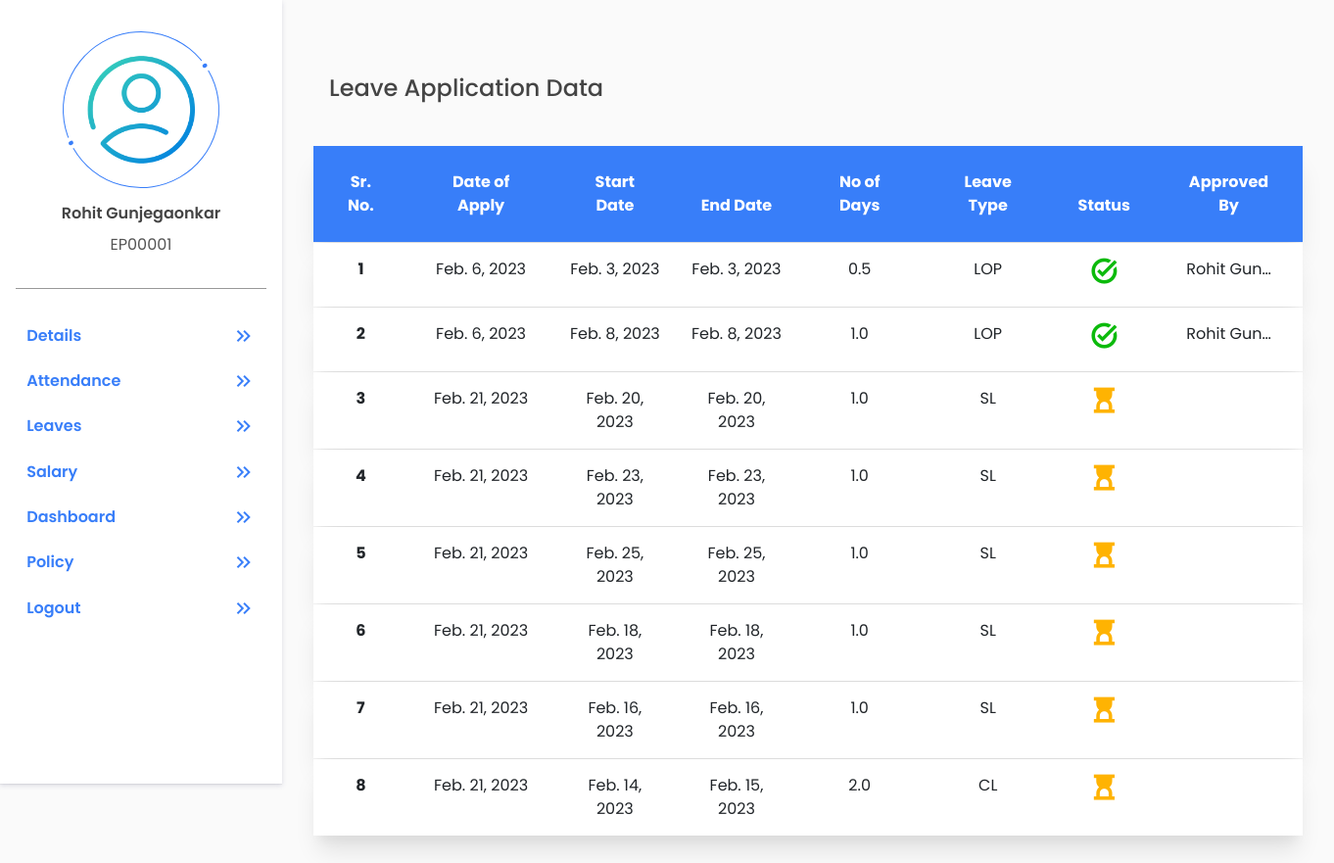
Page /accounts/leave-history/ (signed in) on the earlier database version.
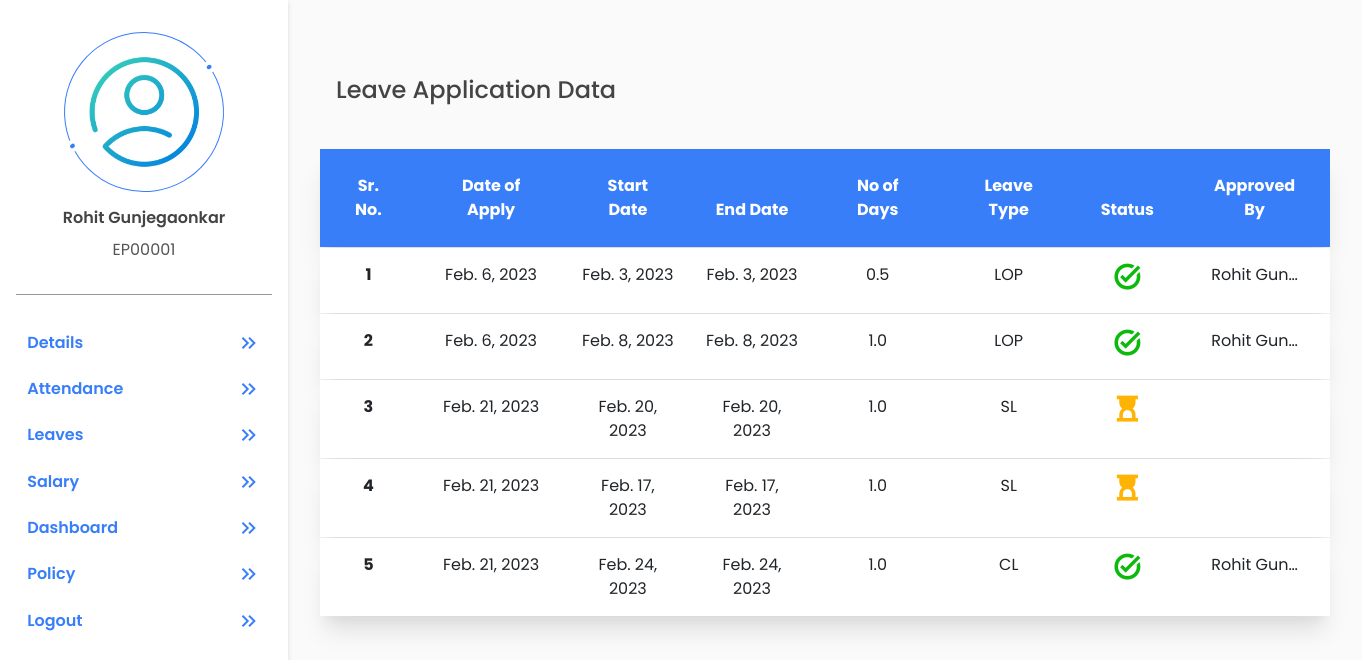
Same page on the later database version.
### account/models.py (models this page shows, shortened)
class UserAdditionalDetail(models.Model):
    emp_user = models.OneToOneField(User, on_delete=models.CASCADE, related_name='user_additional_details')
    gender = models.CharField(choices=(('Male' , 'Male'), ('Female', 'Female')), max_length=55, null=True)
    mobile_no = models.BigIntegerField(null=True)
    date_of_birth = models.DateField(null=True)
    pan_number = models.CharField(max_length=10, null=True)
    aadhaar_number = models.BigIntegerField(null=True)
    permanent_address = models.TextField(null=True)
    current_address = models.TextField(null=True)
    marital_status = models.CharField(choices=(('Single', 'Single'), ('Married', 'Married')), max_length=55, null=True)
    passport_no = models.CharField(max_length=9, null=True)
    father_name = models.CharField(max_length=255, null=True)
    mother_name = models.CharField(max_length=255, null=True)
    nationality = models.CharField(max_length=50, null=True)
    emergency_contact_no = models.BigIntegerField(null=True)
    blood_group = models.CharField(max_length=3, null=True)
    profile_photo = models.ImageField(upload_to='userprofile', null=True, default='default_profile_pic.png')
    is_requested = models.BooleanField(default=False)
    is_completed_additional_details = models.BooleanField(default=False)  # this will become True if mandatory fields are filled by employee after verification by HR
    created_at = models.DateTimeField(auto_now_add=True)
    updated_at = models.DateTimeField(auto_now=True)

### payroll/models.py (models this page shows, shortened)
class LeaveApplication (models.Model):
    emp_user = models.ForeignKey(User,on_delete=models.CASCADE,related_name='leave_application_users')
    date_of_apply = models.DateField(auto_now=True)
    start_date = models.DateField()
    end_date = models.DateField()
    no_of_days = models.DecimalField(default=0.0, max_digits=5, decimal_places=1)
    type = models.CharField(max_length=100)
    reason = models.CharField(max_length=255)
    attachment_doc = models.FileField(upload_to='leave_docs', null=True)
    is_approved = models.BooleanField(default=False)
    approved_by = models.ForeignKey(User,on_delete=models.CASCADE,related_name='leave_application_approved_by',null=True)
    start_date_is_half = models.BooleanField(default=False)
    start_date_is_first_half = models.BooleanField(default=False)
    start_date_is_second_half = models.BooleanField(default=False)
    is_requested = models.BooleanField(default=True)
    end_date_is_half = models.BooleanField(default=False)
    end_date_is_first_half = models.BooleanField(default=False)
    end_date_is_second_half = models.BooleanField(default=False)
    created_at = models.DateTimeField(auto_now_add=True)
    updated_at = models.DateTimeField(auto_now=True)

### account/account_views/self_services/self_leave.py (the view)
# urls.py: path("leave-history/", LeavesHistory.as_view(), name="leave_history"),
class LeavesHistory(View):
    @method_decorator(login_required(login_url='login'))
    def get (self, request, *args, **kwargs):
        user_id = request.user.id
        leave_history = LeaveApplication.objects.filter(emp_user_id = user_id)
        context = {
            'leave_history':leave_history
        }
        return render (request, 'account/self_services/leave_history.html', context)

### templates/account/self_services/leave_history.html (shortened to what this page needs)
{% extends 'profile_basic.html' %}
{% load static %}
{% block tag %}
<link href="{%static 'css/self-details.css'%}" rel="stylesheet">
<link href="{%static 'css/forms.css'%}" rel="stylesheet">
{% endblock %}
{% block profile %}
<section class="user-info">
    <div class="basic_info">
        <p class="main-heading">Leave Application Data</p>
        <table class="table">
            <thead>
                <tr>
                    <th scope="col">Sr. No.</th>
                    <th scope="col">Date of Apply</th>
                    <th scope="col">Start Date</th>
                    <th scope="col">End Date</th>
                    <th scope="col">No of Days</th>
                    <th scope="col">Leave Type</th>
                    <th scope="col">Status</th>
                    <th scope="col">Approved By</th>
                </tr>
            </thead>
            <tbody>
                {% for leaves in leave_history %}
                <tr>
                    <th>{{forloop.counter}}</th>
                    <td>{{leaves.date_of_apply}}</td>
                    <td>{{leaves.start_date}}</td>
                    <td>{{leaves.end_date}}</td>
                    <td>{{leaves.no_of_days}}</td>
                    <td>{{leaves.type}}</td>
                    <td>
                        {% if leaves.is_approved == True %}
                        <span class="material-symbols-outlined mx-2"
                            style="font-size:1.8rem;font-weight:700;color:rgb(12, 186, 12);">
                        </span>
                        {% else %}
                        <span class="material-symbols-outlined" style="font-size:1.8rem;font-weight:700;color:#FFB302">
                        </span>
                        {% endif %}
                    </td>
                    <td>{{leaves.approved_by.get_full_name|truncatechars:10}}</td>
                </tr>
                {% endfor %}
            </tbody>
        </table>
    </div>
</section>
{% endblock %}

### templates/profile_basic.html (shortened to what this page needs)
{% extends 'basic.html' %}
{% load static %}
{%block body%}
<section class="profile-container">
    <section class="profile-links-container">
        <div class="user-profile">
            <div class="user-profile-pic">
                <img src="{{request.user.user_additional_details.profile_photo.url}}" alt="">
            </div>
            <h4>{{request.user.get_full_name}}</h4>
            <p>{{request.user.username}}</p>
        </div>
        <div class="profile-navigations">
            <ul class="profile-navigation-links">
                <a href="{% url 'self_details' %}">
                    <li class="profile-navigation-link" id="self-detail">Details
                        <span class="material-symbols-outlined">
                        </span>
                    </li>
                </a>
                <a href="{% url 'self_attendance' %}">
                    <li class="profile-navigation-link" id="self-attendance">Attendance
                        <span class="material-symbols-outlined">
                        </span>
                    </li>
                </a>
                <a href="{% url 'self_leave' %}">
                    <li class="profile-navigation-link" id="self-leave">Leaves
                        <span class="material-symbols-outlined">
                        </span>
                    </li>
                </a>
                <a href="{% url 'self_salary' %}">
                    <li class="profile-navigation-link" id="self-salary">Salary
                        <span class="material-symbols-outlined">
                        </span>
                    </li>
                </a>
                <a href="{% url 'admin_dashboard' %}">
                    <li class="profile-navigation-link" id="dashboard">Dashboard
                        <span class="material-symbols-outlined">
                        </span>
                    </li>
                </a>
                <a href="{% url 'policy' %}">
                    <li class="profile-navigation-link" id="policy">Policy
                        <span class="material-symbols-outlined">
                        </span>
                    </li>
                </a>
                <a href="{% url 'logout' %}">
                    <li class="profile-navigation-link" id="Logout">Logout
                        <span class="material-symbols-outlined">
                        </span>
                    </li>
                </a>
            </ul>
        </div>
    </section>
    <section class="profile-details-container">
        {% block profile %}
        {% endblock %}
    </section>
</section>
{%endblock%}

### templates/basic.html (shortened to what this page needs)
{% load static %}
<!DOCTYPE html>
<html lang="en">
<head>
    <link href="{%static 'lib/bootstrap/css/bootstrap.min.css'%}" rel="stylesheet">
    <link href="{%static 'lib/font-awesome/css/font-awesome.min.css'%}" rel="stylesheet">
    <link href="{%static 'lib/font-awesome/css/font-awesome.css'%}" rel="stylesheet">
    <link href="{%static 'lib/animate/animate.min.css'%}" rel="stylesheet">
    <link href="{%static 'lib/ionicons/css/ionicons.min.css'%}" rel="stylesheet">
    <link href="{%static 'lib/owlcarousel/assets/owl.carousel.min.css'%}" rel="stylesheet">
    <link href="https://unpkg.com/aos@2.3.1/dist/aos.css" rel="stylesheet">
    <link href="{%static 'css/style.css'%}" rel="stylesheet">
    {% block tag %} {% endblock %}
</head>
<body>
    {% block body %}
    {% endblock %}
</body>
</html>

### static/css/style.css (style rules this page uses)
*, *::after, *::before { box-sizing: border-box; padding: 0; margin: 0; }
html { scroll-behavior: smooth; }
body { font-family: "Poppins", sans-serif; scroll-behavior: smooth; color: #555555; background: hsl(0, 0%, 98%);; }
h1, h2, h3, h4, h5, h6 { color: #000000; }
a { color: #000000; transition: all .5s ease; text-decoration: none; }
ul { padding: 0; }
.table { min-width: 1000px !important; width: 100%; border-collapse: separate; border-spacing: 0 1px; }
.table thead th { border: none; padding: 25px; font-size: 1rem; color: #fff; text-align: center; }
.table tbody tr { margin-bottom: 10px; box-shadow: rgba(0, 0, 0, 0.1) 0px 20px 25px -5px, rgba(0, 0, 0, 0.04) 0px 10px 10px -5px; }
.table thead tr { margin-bottom: 10px; box-shadow: rgba(0, 0, 0, 0.1) 0px 20px 25px -5px, rgba(0, 0, 0, 0.04) 0px 10px 10px -5px; background-color: #387EF9; }
.table tbody th, .table tbody td { border: none; padding: 15px; font-size: 1rem; background: #fff; text-align: center; }

### static/css/self-details.css (style rules this page uses)
.main-heading { font-size: 1.5rem; width: 100%; color: #444; margin: 2rem 1rem; font-weight: 500; }

### templates/profile_basic.html (style rules this page uses)
* { margin: 0; padding: 0; box-sizing: border-box; }
.profile-container { width: 100%; display: flex; }
.profile-links-container { max-width: 18rem; width: 100%; position: fixed; overflow: auto; height: 100vh; overflow: auto; padding: 1rem; background-color: #fff; box-shadow: rgba(50, 50, 105, 0.15) 0px 2px 5px 0px, rgba(0, 0, 0, 0.05) 0px 1px 1px 0px; }
.user-profile { display: flex; align-items: center; justify-content: space-evenly; flex-direction: column; padding-bottom: 1em; border-bottom: 1px solid rgb(152, 152, 152); }
.user-profile h4 { color: #444; font-size: 1rem; font-weight: 600; }
.user-profile p { max-width: 100%; overflow: hidden; margin-top: 0.2em; }
.user-profile-pic { width: 10rem; height: 10rem; border-radius: 50%; display: flex; align-items: center; justify-content: center; margin: 1em; border: 1px solid #387EF9; position: relative; transform: rotate(60deg); }
.user-profile-pic::before { content: ""; width: 0.8rem; height: 0.8rem; border-radius: 50%; position: absolute; top: 0; border: 0.3rem solid #fff; background: #387EF9; transform: translate(-50%, -50%); }
.user-profile-pic::after { content: ""; width: 0.8rem; height: 0.8rem; border: 0.3rem solid #fff; border-radius: 50%; position: absolute; bottom: 0; background: #387EF9; transform: translate(-50%, 50%); }
.user-profile-pic img { width: 9.1rem; height: 9.1rem; background-position: center; background-repeat: no-repeat; background-size: cover; border-radius: 50%; transform: rotate(-60deg); z-index: 2; }
.profile-navigations { margin: 1.5rem 0; }
.profile-navigation-links li { list-style: none; border-collapse: collapse; padding: 0.7em; display: flex; align-items: center; justify-content: space-between; }
.profile-navigation-links a { text-decoration: none; color: #387EF9; font-weight: 600; }
.profile-details-container { width: 100%; margin-left: 18rem; min-height: 80vh; height: 100%; display: flex; flex-direction: column; justify-content: flex-start; }

### templates/account/self_services/leave_history.html (style rules this page uses)
.user-info { padding: 2rem; overflow: auto; }
.basic_info { width: 100%; }
.main-heading { margin: 0; padding: 2.5rem 1rem; }
.table thead tr { color: #387EF9; font-weight: 600; border: none; }
.table thead tr th { border: none; }

Differences in the rows shown:
removed LeaveApplication: date_of_apply "Feb. 21, 2023", start_date "Feb. 23, 2023", end_date "Feb. 23, 2023", no_of_days "1.0", type "SL", is_approved False (drawn)
removed LeaveApplication: date_of_apply "Feb. 21, 2023", start_date "Feb. 25, 2023", end_date "Feb. 25, 2023", no_of_days "1.0", type "SL", is_approved False (drawn)
removed LeaveApplication: date_of_apply "Feb. 21, 2023", start_date "Feb. 18, 2023", end_date "Feb. 18, 2023", no_of_days "1.0", type "SL", is_approved False (drawn)
removed LeaveApplication: date_of_apply "Feb. 21, 2023", start_date "Feb. 16, 2023", end_date "Feb. 16, 2023", no_of_days "1.0", type "SL", is_approved False (drawn)
removed LeaveApplication: date_of_apply "Feb. 21, 2023", start_date "Feb. 14, 2023", end_date "Feb. 15, 2023", no_of_days "2.0", type "CL", is_approved False (drawn)
added LeaveApplication: date_of_apply "Feb. 21, 2023", start_date "Feb. 17, 2023", end_date "Feb. 17, 2023", no_of_days "1.0", type "SL", is_approved False (drawn)
added LeaveApplication: date_of_apply "Feb. 21, 2023", start_date "Feb. 24, 2023", end_date "Feb. 24, 2023", no_of_days "1.0", type "CL", is_approved True (drawn), approved_by.get_full_name "Rohit Gun…"
